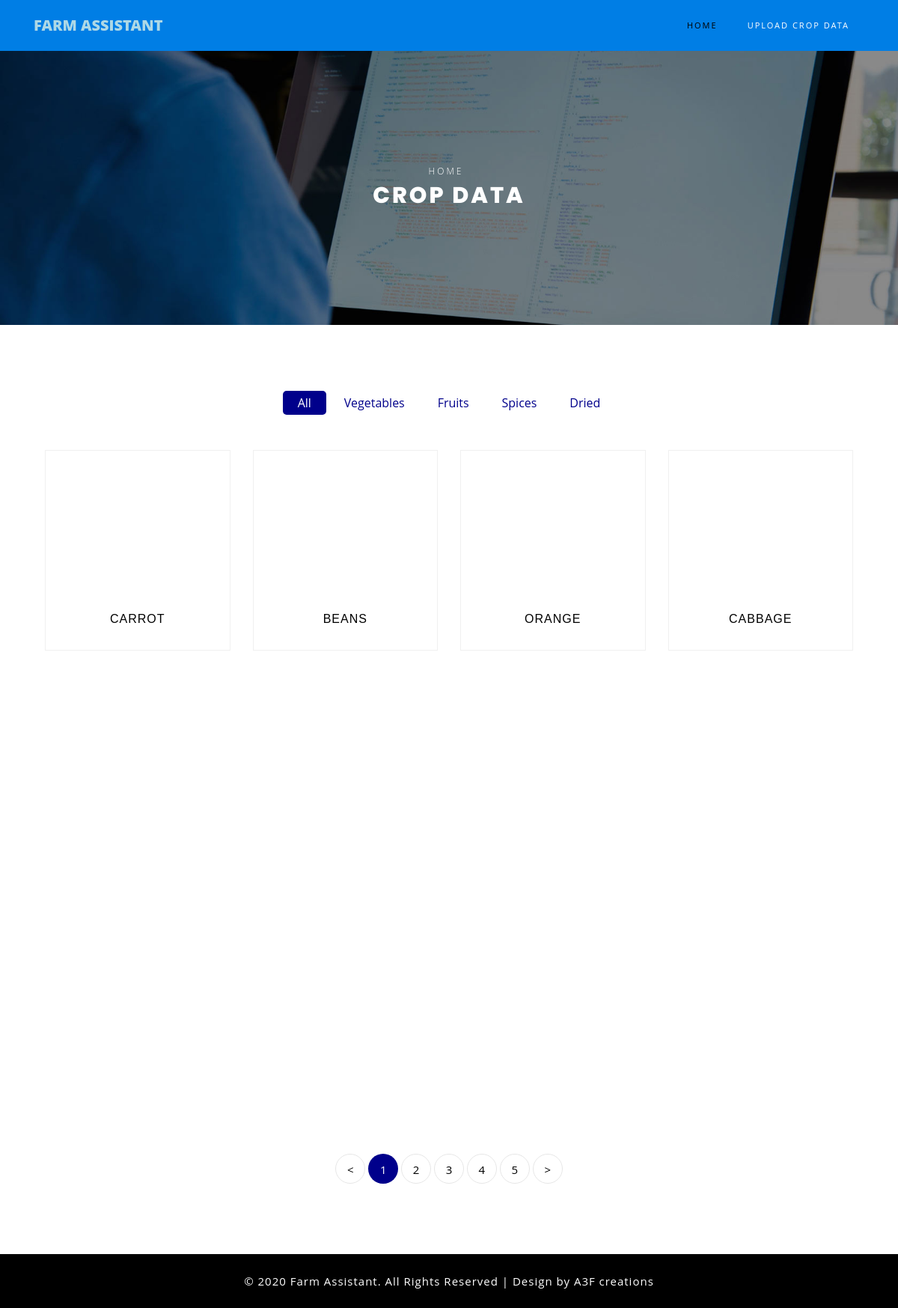
The app's page /crop-data-view.php with its own data.
### tables this page shows
CREATE TABLE IF NOT EXISTS `crop_data` (
  `c_id` int(4) NOT NULL AUTO_INCREMENT,
  `c_name` varchar(15) NOT NULL,
  `category` varchar(11) NOT NULL,
  `head1` text,
  `desc1` text,
  `head2` varchar(40) DEFAULT NULL,
  `desc2` text,
  `head3` varchar(40) DEFAULT NULL,
  `desc3` text,
  `head4` varchar(40) DEFAULT NULL,
  `desc4` text,
  `image` varchar(30) NOT NULL,
  PRIMARY KEY (`c_id`)
);

### web/crop-data-view.php (the view, shortened to what this page needs)
<!DOCTYPE html>
<html lang="en">
  <head>
    <link rel="stylesheet" href="css/open-iconic-bootstrap.min.css">
    <link rel="stylesheet" href="css/animate.css">
    <link rel="stylesheet" href="css/owl.carousel.min.css">
    <link rel="stylesheet" href="css/owl.theme.default.min.css">
    <link rel="stylesheet" href="css/magnific-popup.css">
    <link rel="stylesheet" href="css/aos.css">
    <link rel="stylesheet" href="css/ionicons.min.css">
    <link rel="stylesheet" href="css/bootstrap-datepicker.css">
    <link rel="stylesheet" href="css/jquery.timepicker.css">
    <link rel="stylesheet" href="css/flaticon.css">
    <link rel="stylesheet" href="css/icomoon.css">
    <link rel="stylesheet" href="css/style.css">
      <link rel="stylesheet" href="css/style1.css">
  </head>
  <body class="goto-here">
	<?php
      include('connection.php');
    ?>
    <nav class="navbar navbar-expand-lg navbar-dark ftco_navbar bg-dark ftco-navbar-light" id="ftco-navbar">
	    <div class="container">
	       <a class="navbar-brand" href="#">Farm Assistant</a>
	      <div class="collapse navbar-collapse" id="ftco-nav">
	        <ul class="navbar-nav ml-auto">
	         <li class="nav-item cta cta-colored"><a href="#" class="nav-link">Home</a></li>
			 <li class="nav-item"><a href="crop-data-up.html" class="nav-link">Upload Crop Data</a></li>
	        </ul>
	      </div>
	    </div>
	  </nav>
       <div class="hero-wrap hero-bread" style="background-image: url('images/progress.jpg');">
      <div class="container">
        <div class="row no-gutters slider-text align-items-center justify-content-center">
          <div class="col-md-9 ftco-animate text-center">
          	<p class="breadcrumbs"><span class="mr-2"><a href="index.html">Home</a></span></p>
            <h1 class="mb-0 bread">Crop Data</h1>
          </div>
        </div>
      </div>
    </div>
    <section class="ftco-section">
    	<div class="container">
    	<div class="row justify-content-center">
    			<div class="col-md-10 mb-5 text-center">
    				<ul class="product-category">
    					<li><a href="#" class="active">All</a></li>
    					<li><a href="#">Vegetables</a></li>
    					<li><a href="#">Fruits</a></li>
    					<li><a href="#">Spices</a></li>
    					<li><a href="#">Dried</a></li>
    				</ul>
    			</div>
    		</div>
    		<div class="row">
         <?php
     $a="SELECT * FROM crop_data";
	            $sql=mysqli_query($conn,$a);
                while($row=mysqli_fetch_array($sql))
                {
      ?>
    			<div class="col-md-6 col-lg-3 ftco-animate">
    				<div class="product">
    					<a href="crop-data-update.php?id=<?php echo $row['c_id']; ?>" class="img-prod"><img class="img-fluid" src="<?php echo $row["image"]; ?>" alt="Colorlib Template">
    					</a>
    					<div class="text py-3 pb-4 px-3 text-center">
                            <h3><a href="crop-data-update.php?id=<?php echo $row['c_id']; ?>"><b><?php echo $row["c_name"]; ?></b> </a></h3>
    					</div>
                     </div>
                 	</div>
    			    <?php
                }
                ?>
    		</div>
    		<div class="row mt-5">
          <div class="col text-center">
            <div class="block-27">
              <ul>
                <li><a href="#">&lt;</a></li>
                <li class="active"><span>1</span></li>
                <li><a href="#">2</a></li>
                <li><a href="#">3</a></li>
                <li><a href="#">4</a></li>
                <li><a href="#">5</a></li>
                <li><a href="#">&gt;</a></li>
              </ul>
            </div>
          </div>
        </div>
    	</div>
    </section>
<div class="copyrights">
	 <p>© 2020 Farm Assistant. All Rights Reserved | Design by A3F creations </p>
</div>
  </body>
</html>

### web/css/style1.css (style rules this page uses)
.copyrights { padding: 1.5em 0em; text-align: center; box-shadow: 0 1px 1px rgba(0,0,0,.05); -o-box-shadow: 0 1px 1px rgba(0,0,0,.05); -webkit-box-shadow: 0 1px 1px rgba(0,0,0,.05); -moz-box-shadow: 0 1px 1px rgba(0,0,0,.05); background: #000; }
.copyrights p { font-size: 1em; color: #fff; margin-bottom: 0; }

### web/crop-data-view.php (style rules this page uses)
.product-category li a.active { background: darkblue; color: #fff; }
.block-27 ul li.active a, .block-27 ul li.active span { background: darkblue; color: #fff; border: 1px solid transparent; }
.product-category li a { color: darkblue; padding: 5px 20px; -webkit-border-radius: 5px; -moz-border-radius: 5px; -ms-border-radius: 5px; border-radius: 5px; }
.ftco-navbar-light { background: #007ee5 !important; z-index: 3; padding: 0; }
.ftco-navbar-light .navbar-nav > .nav-item > .nav-link { font-size: 11px; padding-top: 1.5rem; padding-bottom: 1.5rem; padding-left: 20px; padding-right: 20px; font-weight: 400; color: #ffffff; text-transform: uppercase; letter-spacing: 2px; opacity: 1 !important; }
.ftco-navbar-light .navbar-brand { color: lightblue; }

### records on screen
crop_data: c_name "CARROT"
crop_data: c_name "BEANS"
crop_data: c_name "ORANGE"
crop_data: c_name "CABBAGE"
